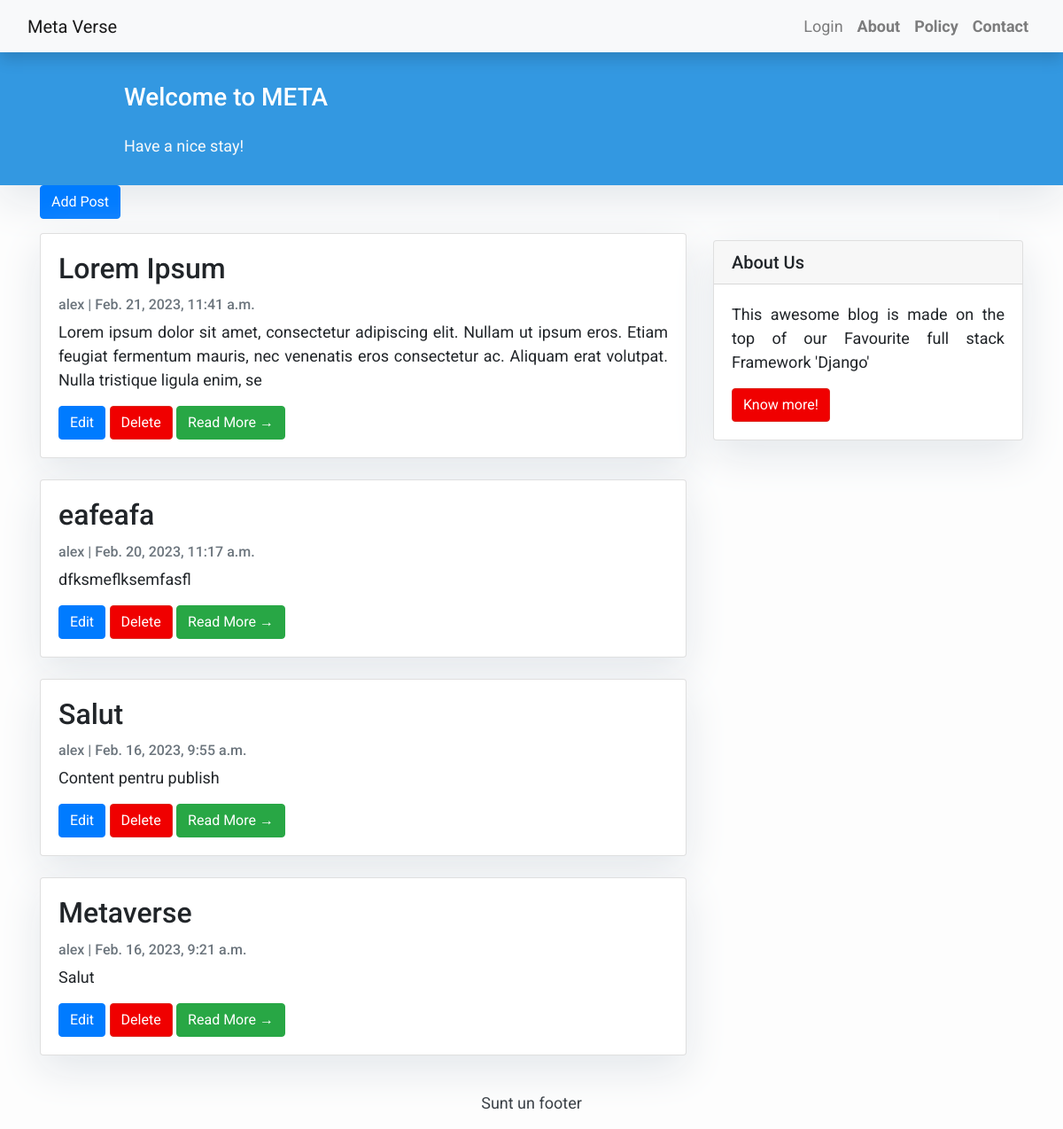
The page / on the database its author committed.
### polls/models.py (models this page shows, shortened)
class Post(models.Model):
    title = models.CharField(max_length=200, unique=True)
    slug = models.SlugField(max_length=200, unique=True, help_text="cum o sa apara in URL", )
    author = models.ForeignKey(User, on_delete= models.CASCADE,related_name='blog_posts')
    updated_on = models.DateTimeField(auto_now= True)
    content = models.TextField()
    short_content = models.CharField(max_length=500)
    image = models.ImageField(upload_to='images/', null=True, blank=True)
    file = models.FileField(upload_to='files/', max_length=254, null=True, blank=True)
    created_on = models.DateTimeField(auto_now_add=True)
    status = models.IntegerField(choices=STATUS, default=0)
    class Meta:
        ordering = ['-created_on']

### polls/views.py (the view)
# urls.py: path('', views.PostList.as_view(), name='home'),
class PostList(ListView):
    model = Post
    template_name = 'index.html'

### templates/index.html (shortened to what this page needs)
{% extends "base.html" %}
{% block content %}
<header class="masthead">
    <div class="container">
        <div class="row">
            <div class=" col-md-8 col-md-10 mx-auto">
                <div class="site-heading">
                    <h3 class=" site-heading my-4 mt-3 text-white"> Welcome to META </h3>
                    <p class="text-light"> Have a nice stay!
                    </p>
                </div>
            </div>
        </div>
    </div>
</header>
<div class="container">
    {% block buton %}
        <a class="btn btn-primary" href="{% url 'post_create' %}">Add Post</a>
    {% endblock buton %}
    <div class="row">
        <div class="col-md-8 mt-3 left">
            {% for post in post_list %}
            <div class="card mb-4">
                <div class="card-body">
                    <h2 class="card-title">{{ post.title }}</h2>
                    <p class="card-text text-muted h6">{{ post.author }} | {{ post.created_on}} </p>
                    <p class="card-text">{{post.content|slice:":200" }}</p>
                    <a href="{% url 'post_update' post.id %}" class="btn btn-primary">Edit</a>
                    <a href="{% url 'post_delete' post.id %}" class="btn btn-danger">Delete</a>
                    <a href="{% url 'post_detail' post.slug  %}" class="btn btn-success">Read More &rarr;</a>
                </div>
            </div>
            {% endfor %}
        </div>
        {% block sidebar %} {% include 'sidebar.html' %} {% endblock sidebar %}
    </div>
</div>
{%endblock%}

### templates/base.html (shortened to what this page needs)
<!DOCTYPE html>
<html>
    <head>
        <link rel="stylesheet" href="https://stackpath.bootstrapcdn.com/bootstrap/4.3.1/css/bootstrap.min.css">
    </head>
    <body>
        <nav class="navbar navbar-expand-lg navbar-light bg-light shadow" id="mainNav">
            <div class="container-fluid">
                <a class="navbar-brand" href="{% url 'home' %}">Meta Verse</a>
                <div class="collapse navbar-collapse" id="navbarResponsive">
                    <ul class="navbar-nav ml-auto">
                        {% if user.is_authenticated %}
                        <li class="nav-item text-black">
                            <a class="nav-link text-black font-weight-bold" href="/logout">Logout</a>
                        </li>
                        {% else %}
                        <li class="nav-item">
                            <a class="nav-link" href="/login">Login</a>
                        </li>
                        {% endif %}
                        <li class="nav-item text-black">
                            <a class="nav-link text-black font-weight-bold" href="#">About</a>
                        </li>
                        <li class="nav-item text-black">
                            <a class="nav-link text-black font-weight-bold" href="#">Policy</a>
                        </li>
                        <li class="nav-item text-black">
                            <a class="nav-link text-black font-weight-bold" href="#">Contact</a>
                        </li>
                    </ul>
                </div>
            </div>
        </nav>
        {% block content %}
        {% endblock content %}
        <footer class="py-3 bg-grey">
            <p class="m-0 text-dark text-center ">Sunt un footer</p>
        </footer>
    </body>
</html>

### templates/sidebar.html (shortened to what this page needs)
{% block sidebar %}
<div class="col-md-4 float-right ">
<div class="card my-4">
        <h5 class="card-header">About Us</h5>
    <div class="card-body">
        <p class="card-text"> This awesome blog is made on the top of our Favourite full stack Framework 'Django'</p>
        <a href="https://youtu.be/xvFZjo5PgG0"
           class="btn btn-danger">Know more!</a>
    </div>
</div>
</div>
{% endblock sidebar %}

### templates/base.html (style rules this page uses)
body { font-family: "Roboto", sans-serif; font-size: 17px; background-color: #fdfdfd; text-align: justify; }
.shadow { box-shadow: 0 4px 2px -2px rgba(0, 0, 0, 0.1); }
.btn-danger { color: #fff; background-color: #f00000; border-color: #dc281e; }
.masthead { background: #3398E1; height: auto; padding-bottom: 15px; box-shadow: 0 16px 48px #E3E7EB; padding-top: 10px; }

### templates/index.html (style rules this page uses)
body { font-family: "Roboto", sans-serif; font-size: 18px; background-color: #fdfdfd; }
.card { box-shadow: 0 16px 48px #E3E7EB; }

### templates/sidebar.html (style rules this page uses)
.card { box-shadow: 0 16px 48px #E3E7EB; }

### rows shown on the page
Post: title "Lorem Ipsum", author "alex", created_on "Feb. 21, 2023, 11:41 a.m.", content "Lorem ipsum dolor sit amet, consectetur adipiscing elit. Nullam ut ipsum eros. Etiam feugiat fermentum mauris, nec venenatis eros consectetur ac. Aliquam erat volutpat. Nulla tristique ligula enim, se"
Post: title "eafeafa", author "alex", created_on "Feb. 20, 2023, 11:17 a.m.", content "dfksmeflksemfasfl"
Post: title "Salut", author "alex", created_on "Feb. 16, 2023, 9:55 a.m.", content "Content pentru publish"
Post: title "Metaverse", author "alex", created_on "Feb. 16, 2023, 9:21 a.m.", content "Salut"
